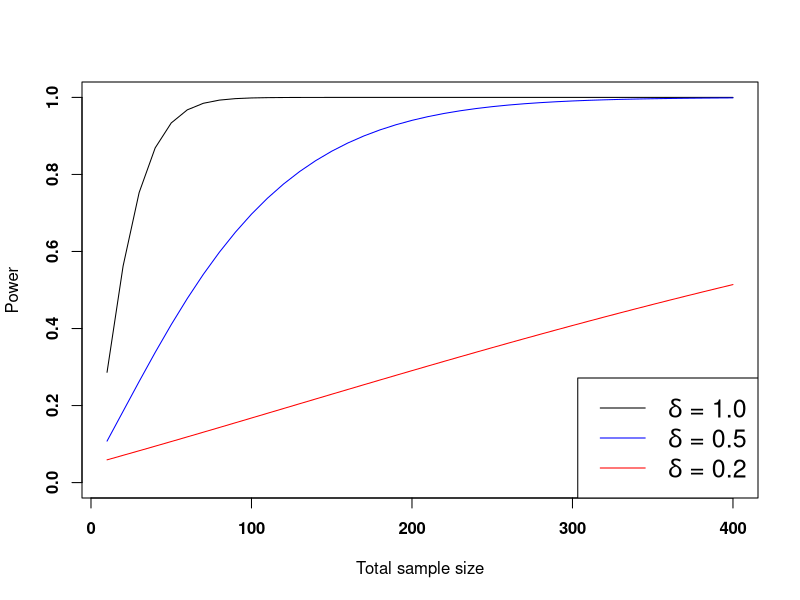
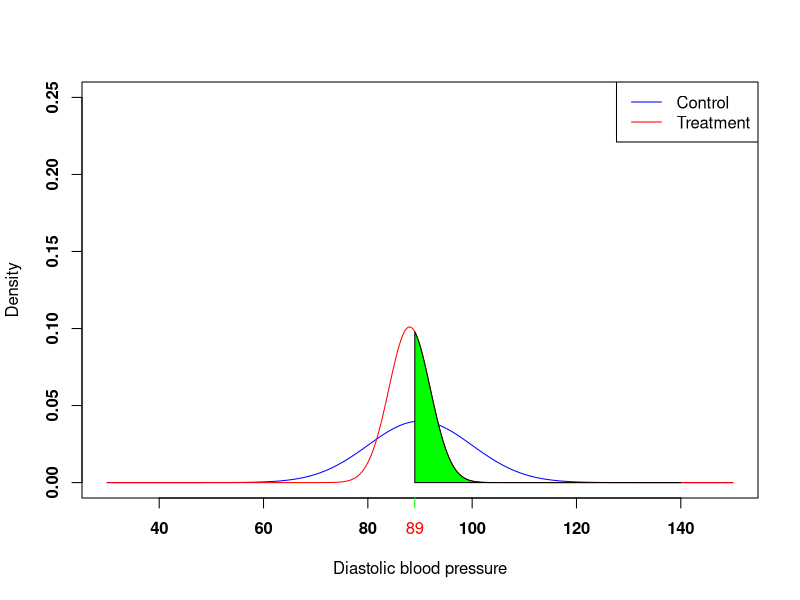
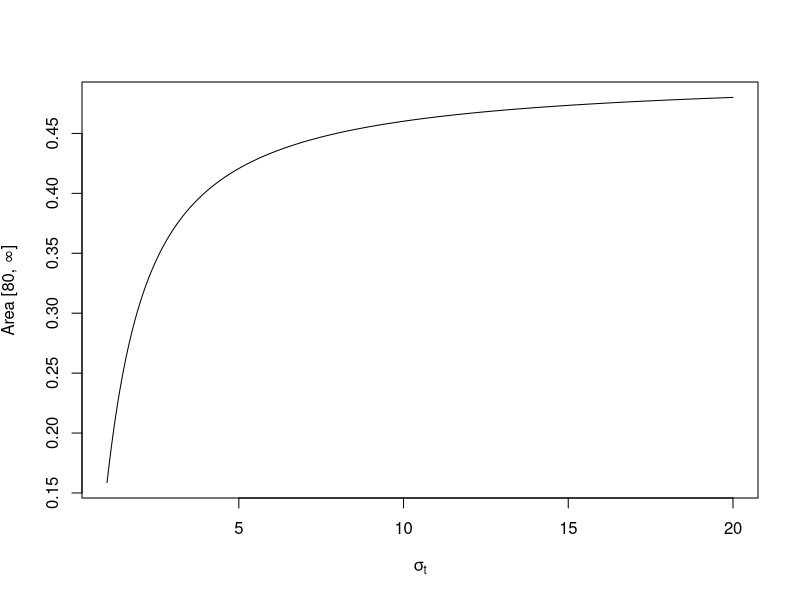
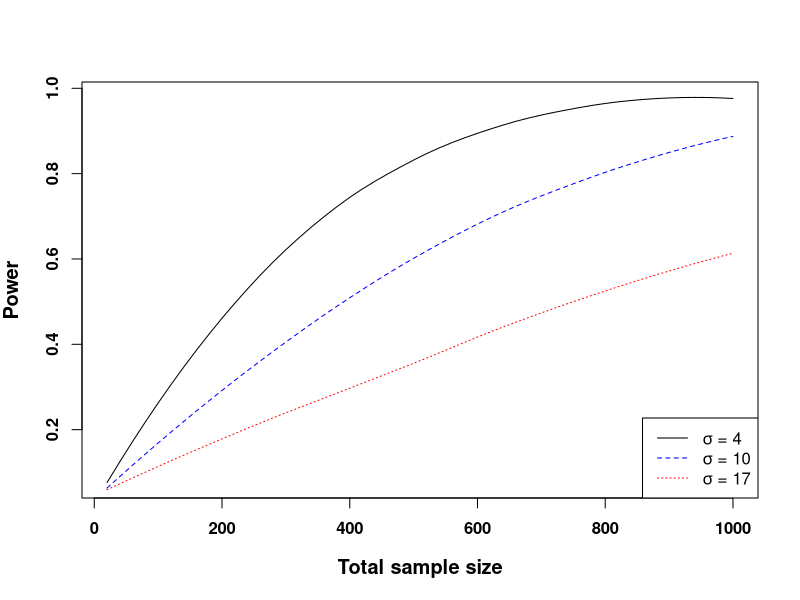

Write the R code that produced these figures, in order.
library(pwr)

###Plot for the what is power slide?
nvec <- seq(5, 200, by=5)
powervec1 <- rep(NA, length = length(nvec))
powervec2 <- rep(NA, length = length(nvec))
powervec3 <- rep(NA, length = length(nvec))
for (i in 1:length(nvec)){
  powervec1[i] <- pwr.t.test(d = 1, n = nvec[i], sig.level=0.05, type = "two.sample")$power
  powervec2[i] <- pwr.t.test(d = 0.5, n = nvec[i], sig.level=0.05, type = "two.sample")$power
  powervec3[i] <- pwr.t.test(d = 0.2, n = nvec[i], sig.level=0.05, type = "two.sample")$power
}


plot(nvec*2, powervec1, type="l", ylim=c(0,1), xlab="Total sample size", ylab= "Power", font=2, cex= 1.5)
lines(nvec*2, powervec2, col="blue")
lines(nvec*2, powervec3, col="red")


legend("bottomright", legend = c(expression(paste(delta, " = 1.0")), expression(paste(delta, " = 0.5")),
                                 expression(paste(delta, " = 0.2")) ), col=c("black", "blue", "red"), lty=1, cex=1.5)

##Plots for the uncertainty about variances plots
#diastolic blood pressure


x <- seq(30, 150, by = 0.01)
controly <- dnorm(x, 90, sd = 10)
treatmenty <- dnorm(x, 88, sd = sqrt(15.6))
plot(x, controly, type="l", ylim=c(0, 0.25), col="blue", xlab="Diastolic blood pressure", ylab = "Density", font=2, cex=1.5)
lines(x, treatmenty, col="red")
legend("topright", legend = c("Control", "Treatment"), col = c("blue", "red"), lty=1)

notbenefitx <- seq(80, 140, by=0.1)
nottreatmenty <- dnorm(notbenefitx, 88, sd = sqrt(15.6))

polygon(c(notbenefitx[notbenefitx>=89], max(notbenefitx), 89), c(nottreatmenty[notbenefitx>=89], 0, 0), col="green")

axis(1, at = 89,
     labels = 89, col="green", col.axis = "red")




1 - pnorm(89, 88, sd = 15.65)

sdvec <- seq(1, 20, by=0.01)

areaundercurve <- rep(NA, length = length(sdvec))

areaundercurve  <- (1 - pnorm(89, 88, sd = sdvec))



plot(sdvec, areaundercurve, type="l", xlab = expression(paste(sigma[t])), ylab= expression(paste("Area [80, ", infinity, "]")))




diff = abs(areaundercurve-0.3)

which.min(diff)                                                                                          

sdvec[92]




##How much difference does the different variation make in terms of power?

powerfunc <- function(n){
  N <- 1000
  powervec1 <- rep(NA, N)
  powervec2 <- rep(NA, N)
  powervec3 <- rep(NA, N)
  for (i in 1:N){
    controlgroup <- rnorm(n, 90, sd = 10)
    treatmentgroup1 <- rnorm(n, 88, sd = 4)
    treatmentgroup2 <- rnorm(n, 88, sd = 10)
    treatmentgroup3 <- rnorm(n, 88, sd = 17)
    powervec1[i] <- t.test(controlgroup, treatmentgroup1)$p.value<0.05
    powervec2[i] <- t.test(controlgroup, treatmentgroup2)$p.value<0.05
    powervec3[i] <- t.test(controlgroup, treatmentgroup3)$p.value<0.05
  }
  return(list(powervec1 = mean(powervec1), powervec2 = mean(powervec2), powervec3 = mean(powervec3)))
}

ssvec <- seq(10, 500, by=10)
powervec1 <- rep(NA, 50)
powervec2 <- rep(NA, 50)
powervec3 <- rep(NA, 50)

for (i in 1:50){
  powervec1[i] <- powerfunc(ssvec[i])$powervec1
  powervec2[i] <- powerfunc(ssvec[i])$powervec2
  powervec3[i] <- powerfunc(ssvec[i])$powervec3
}

power1smooth <- loess(powervec1~ssvec)
power2smooth <- loess(powervec2~ssvec)
power3smooth <- loess(powervec3~ssvec)

plot(ssvec*2, predict(power1smooth), type="l", ylab = "", font=2, xlab = "")
lines(ssvec*2, predict(power2smooth), col="blue", lty=2)
lines(ssvec*2, predict(power3smooth), col="red", lty=3)


legend("bottomright", legend = c(expression(paste(sigma, " = 4")), expression(paste(sigma, " = 10")),
                                 expression(paste(sigma, " = 17")) ), col=c("black", "blue", "red"), lty=1:3, cex=1)


mtext(side=2, line=3, "Power", font=2, cex=1.2)
mtext(side=1, line=3, "Total sample size", font=2, cex=1.2)
